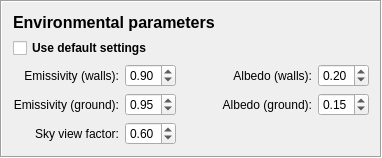
    <widget class="QFrame" name="frame_4">
     <property name="frameShape">
      <enum>QFrame::Box</enum>
     </property>
     <property name="frameShadow">
      <enum>QFrame::Sunken</enum>
     </property>
     <layout class="QGridLayout" name="gridLayout_2">
      <item row="0" column="0">
       <widget class="QLabel" name="label_24">
        <property name="text">
         <string>&lt;!DOCTYPE HTML PUBLIC &quot;-//W3C//DTD HTML 4.0//EN&quot; &quot;http://www.w3.org/TR/REC-html40/strict.dtd&quot;&gt;
&lt;html&gt;&lt;head&gt;&lt;meta name=&quot;qrichtext&quot; content=&quot;1&quot; /&gt;&lt;style type=&quot;text/css&quot;&gt;
p, li { white-space: pre-wrap; }
&lt;/style&gt;&lt;/head&gt;&lt;body style=&quot; font-family:'MS Shell Dlg 2'; font-size:8pt; font-weight:400; font-style:normal;&quot;&gt;
&lt;p style=&quot; margin-top:0px; margin-bottom:0px; margin-left:0px; margin-right:0px; -qt-block-indent:0; text-indent:0px;&quot;&gt;&lt;span style=&quot; font-size:12pt; font-weight:600;&quot;&gt;Environmental parameters&lt;/span&gt;&lt;/p&gt;&lt;/body&gt;&lt;/html&gt;</string>
        </property>
       </widget>
      </item>
      <item row="1" column="0">
       <widget class="QCheckBox" name="CheckBoxEnvironDefault">
        <property name="font">
         <font>
          <weight>75</weight>
          <bold>true</bold>
         </font>
        </property>
        <property name="toolTip">
         <string>&lt;html&gt;&lt;head/&gt;&lt;body&gt;&lt;p&gt;Tick this in if a time series of data should be used. The specific format could be prepared in the UMEP Pre-processor. &lt;/p&gt;&lt;/body&gt;&lt;/html&gt;</string>
        </property>
        <property name="text">
         <string>Use default settings</string>
        </property>
        <property name="checked">
         <bool>false</bool>
        </property>
       </widget>
      </item>
      <item row="2" column="0">
       <layout class="QGridLayout" name="gridLayout_8">
        <item row="0" column="0">
         <widget class="QLabel" name="label_27">
          <property name="enabled">
           <bool>true</bool>
          </property>
          <property name="text">
           <string>Emissivity (walls):</string>
          </property>
          <property name="textFormat">
           <enum>Qt::PlainText</enum>
          </property>
          <property name="alignment">
           <set>Qt::AlignRight|Qt::AlignTrailing|Qt::AlignVCenter</set>
          </property>
         </widget>
        </item>
        <item row="1" column="0">
         <widget class="QLabel" name="label_28">
          <property name="enabled">
           <bool>true</bool>
          </property>
          <property name="text">
           <string>Emissivity (ground):</string>
          </property>
          <property name="textFormat">
           <enum>Qt::PlainText</enum>
          </property>
          <property name="alignment">
           <set>Qt::AlignRight|Qt::AlignTrailing|Qt::AlignVCenter</set>
          </property>
         </widget>
        </item>
        <item row="1" column="1">
         <widget class="QDoubleSpinBox" name="doubleSpinBoxEmis_g">
          <property name="enabled">
           <bool>true</bool>
          </property>
          <property name="toolTip">
           <string>Emissivity of ground.</string>
          </property>
          <property name="decimals">
           <number>2</number>
          </property>
          <property name="maximum">
           <double>1.000000000000000</double>
          </property>
          <property name="singleStep">
           <double>0.010000000000000</double>
          </property>
          <property name="value">
           <double>0.950000000000000</double>
          </property>
         </widget>
        </item>
        <item row="1" column="4">
         <widget class="QDoubleSpinBox" name="doubleSpinBoxAlbedo_g">
          <property name="enabled">
           <bool>true</bool>
          </property>
          <property name="toolTip">
           <string>Albedo of ground surfaces.</string>
          </property>
          <property name="decimals">
           <number>2</number>
          </property>
          <property name="maximum">
           <double>1.000000000000000</double>
          </property>
          <property name="singleStep">
           <double>0.010000000000000</double>
          </property>
          <property name="value">
           <double>0.150000000000000</double>
          </property>
         </widget>
        </item>
        <item row="1" column="3">
         <widget class="QLabel" name="label_26">
          <property name="enabled">
           <bool>true</bool>
          </property>
          <property name="text">
           <string>Albedo (ground):</string>
          </property>
          <property name="textFormat">
           <enum>Qt::PlainText</enum>
          </property>
          <property name="alignment">
           <set>Qt::AlignRight|Qt::AlignTrailing|Qt::AlignVCenter</set>
          </property>
         </widget>
        </item>
        <item row="0" column="2">
         <spacer name="horizontalSpacer_2">
          <property name="orientation">
           <enum>Qt::Horizontal</enum>
          </property>
          <property name="sizeHint" stdset="0">
           <size>
            <width>40</width>
            <height>20</height>
           </size>
          </property>
         </spacer>
        </item>
        <item row="0" column="3">
         <widget class="QLabel" name="label_25">
          <property name="enabled">
           <bool>true</bool>
          </property>
          <property name="text">
           <string>Albedo (walls):</string>
          </property>
          <property name="textFormat">
           <enum>Qt::PlainText</enum>
          </property>
          <property name="alignment">
           <set>Qt::AlignRight|Qt::AlignTrailing|Qt::AlignVCenter</set>
          </property>
         </widget>
        </item>
        <item row="0" column="4">
         <widget class="QDoubleSpinBox" name="doubleSpinBoxAlbedo_w">
          <property name="enabled">
           <bool>true</bool>
          </property>
          <property name="toolTip">
           <string>Albedo of building walls and roofs.</string>
          </property>
          <property name="decimals">
           <number>2</number>
          </property>
          <property name="maximum">
           <double>1.000000000000000</double>
          </property>
          <property name="singleStep">
           <double>0.010000000000000</double>
          </property>
          <property name="value">
           <double>0.200000000000000</double>
          </property>
         </widget>
        </item>
        <item row="0" column="1">
         <widget class="QDoubleSpinBox" name="doubleSpinBoxEmis_w">
          <property name="enabled">
           <bool>true</bool>
          </property>
          <property name="toolTip">
           <string>Emissivity of building walls and roofs.</string>
          </property>
          <property name="decimals">
           <number>2</number>
          </property>
          <property name="maximum">
           <double>1.000000000000000</double>
          </property>
          <property name="singleStep">
           <double>0.010000000000000</double>
          </property>
          <property name="value">
           <double>0.900000000000000</double>
          </property>
         </widget>
        </item>
        <item row="2" column="0">
         <widget class="QLabel" name="label_30">
          <property name="enabled">
           <bool>true</bool>
          </property>
          <property name="text">
           <string>Sky view factor:</string>
          </property>
          <property name="textFormat">
           <enum>Qt::PlainText</enum>
          </property>
          <property name="alignment">
           <set>Qt::AlignRight|Qt::AlignTrailing|Qt::AlignVCenter</set>
          </property>
         </widget>
        </item>
        <item row="2" column="1">
         <widget class="QDoubleSpinBox" name="doubleSpinBoxSVF">
          <property name="enabled">
           <bool>true</bool>
          </property>
          <property name="toolTip">
           <string>The amount of sky seen on the sky vault (1 = only sky visible)</string>
          </property>
          <property name="decimals">
           <number>2</number>
          </property>
          <property name="maximum">
           <double>1.000000000000000</double>
          </property>
          <property name="singleStep">
           <double>0.010000000000000</double>
          </property>
          <property name="value">
           <double>0.600000000000000</double>
          </property>
         </widget>
        </item>
       </layout>
      </item>
     </layout>
    </widget>
